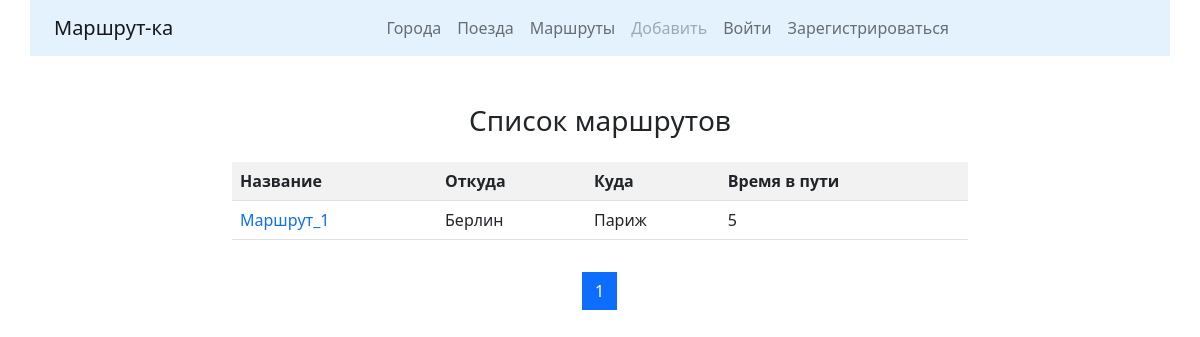
Before: /list_routes/ with the older database file.
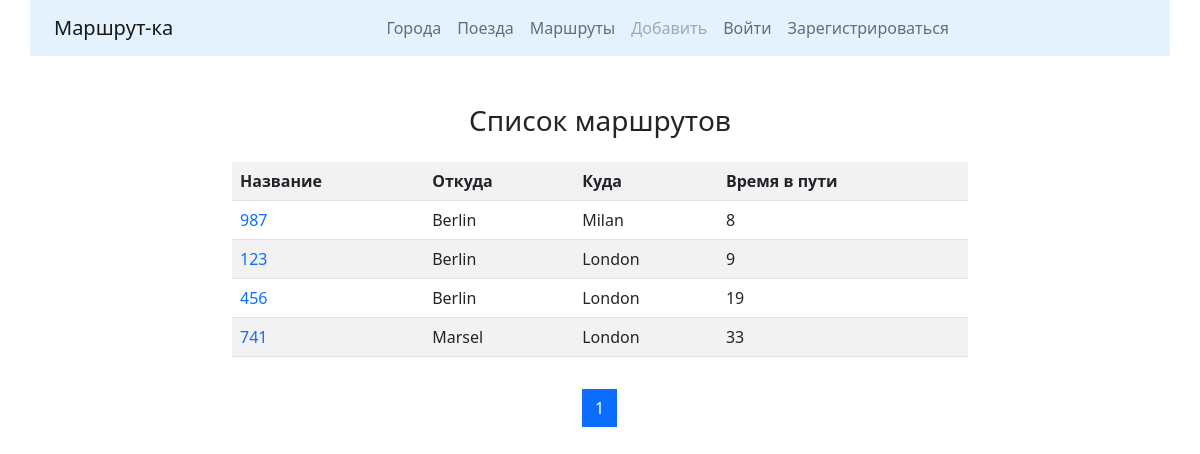
After: the same page with the newer database file.
### routes/models.py (models this page shows, shortened)
class Route(models.Model):
    name = models.CharField(max_length=50, unique=True, verbose_name="Название маршрута")
    travel_time_common = models.PositiveSmallIntegerField(verbose_name="Общее время в пути")
    departure_city = models.ForeignKey(
        City, on_delete=models.CASCADE,
        related_name="route_departure_city_set",
        verbose_name="Город отправления"
    )
    destination_city = models.ForeignKey(
        "cities.City", on_delete=models.CASCADE,
        related_name="route_destination_city_set",
        verbose_name="Город назначения"
    )
    trains = models.ManyToManyField(Train, verbose_name="Список поездов")
    class Meta:
        verbose_name = "Маршрут"
        verbose_name_plural = "Маршруты"
        ordering = ["travel_time_common"]

### cities/models.py (models this page shows, shortened)
class City(models.Model):
    name = models.CharField(max_length=128, unique=True, verbose_name="Город",)
    def __str__(self):
        return self.name
    class Meta:
        verbose_name = "Город"
        verbose_name_plural = "Города"
        ordering = ["name"]  # Сортировка объектов таблицы по имени

### routes/views.py (the view)
# urls.py: path('list_routes/', RoutesViewList.as_view(), name='list_routes'),
class RoutesViewList(ListView):
    paginate_by = 10
    model = Route
    template_name = "routes/list_routes.html"

### routes/templates/routes/list_routes.html (shortened to what this page needs)
{% extends 'main/base.html' %}
{% block content %}
    <h3 align="center">Список маршрутов</h3>
    <div class="row">
        <div class="col-md-8 mx-auto my-3">
            <table class="table table-striped">
                <tr>
                    <th>Название</th>
                    <th>Откуда</th>
                    <th>Куда</th>
                    <th>Время в пути</th>
                </tr>
                {% for object in page_obj %}
                    <tr>
                        <td><a href="{% url 'detail_route' pk=object.id %}" style="text-decoration:none">{{object.name}}</a></td>
                        <td>{{object.departure_city}}</td>
                        <td>{{object.destination_city}}</td>
                        <td>{{object.travel_time_common}}</td>
                    </tr>
                {% endfor %}
            </table>
        </div>
    </div>
    {% include 'main/pagination.html' %}
{% endblock %}

### main/templates/main/base.html (shortened to what this page needs)
{% url 'cities:cities' as cities_url %}
{% url 'cities:create' as cities_create_url %}
{% url 'trains:trains' as trains_url %}
{% url 'trains:create' as trains_create_url %}
<html lang="en">
<head>
    <link href="https://cdn.jsdelivr.net/npm/bootstrap@5.0.1/dist/css/bootstrap.min.css" rel="stylesheet"
>
    <link href="https://cdn.jsdelivr.net/npm/select2@4.1.0-rc.0/dist/css/select2.min.css" rel="stylesheet" />
</head>
<body>
    {% include 'main/nav.html' %}
    {% include 'main/message.html' %}
    <div class="container">
        {% block content %}{% endblock %}
    </div>
</body>
</html>

### main/templates/main/nav.html (shortened to what this page needs)
<nav class="navbar navbar-expand-lg navbar-light container" style="background-color: #e3f2fd;">
    <div class="container-fluid">
        <a class="navbar-brand" href="{% url 'home' %}">Маршрут-ка</a>
        <div class="collapse navbar-collapse" id="navbarNavDropdown">
            <ul class="navbar-nav mx-auto">
                <li class="nav-item">
                    <a class="nav-link {% if request.path == cities_url %}active{% endif %}"
                       aria-current="page" href="{% url 'cities:cities' %}">Города</a>
                </li>
                <li class="nav-item">
                    <a class="nav-link {% if request.path == trains_url %}active{% endif %}"
                       aria-current="page" href="{% url 'trains:trains' %}">Поезда</a>
                </li>
                <li class="nav-item">
                    <a class="nav-link" href="{% url 'list_routes' %}">Маршруты</a>
                </li>
                {% if user.is_authenticated %}
                    <li class="nav-item dropdown">
                        <a class="nav-link dropdown-toggle
                                      {% if request.path == cities_create_url or request.path == trains_create_url %}
                                        active
                                      {% endif %}
                                     " href="#" id="navbarDropdownMenuLink" role="button" data-bs-toggle="dropdown"
                           aria-expanded="false">
                          Добавить
                        </a>
                        <ul class="dropdown-menu" aria-labelledby="navbarDropdownMenuLink">
                          <li><a class="dropdown-item" href="{% url 'cities:create' %}">Новый город</a></li>
                          <li><a class="dropdown-item" href="{% url 'trains:create' %}">Новый поезд</a></li>
                          <li><a class="dropdown-item" href="{% url 'home' %}">Новый маршрут</a></li>
                        </ul>
                    </li>
                {% else %}
                    <li class="nav-item">
                        <a class="nav-link disabled" href="#">Добавить</a></li>
                {% endif %}
                {% if user.is_authenticated %}
                    <li class="nav-item">
                        <a class="nav-link disabled" style="color: black;" href="#">Вы вошли как: {{ user.username }}</a>
                    </li>
                    <li class="nav-item">
                        <a class="nav-link" href="{% url 'accounts:logout' %}">Выйти</a>
                    </li>
                {% else %}
                    <li class="nav-item">
                        <a class="nav-link" href="{% url 'accounts:login' %}">Войти</a>
                    </li>
                    <li class="nav-item">
                        <a class="nav-link" href="{% url 'accounts:registration' %}">Зарегистрироваться</a>
                    </li>
                {% endif %}
            </ul>
        </div>
    </div>
</nav>

### main/templates/main/message.html (shortened to what this page needs)
<div class="container">
    <div class="row">
    </div>
</div>

### main/templates/main/pagination.html (shortened to what this page needs)
<nav aria-label="Page navigation example">
    <ul class="pagination justify-content-center">
            {% for page in page_obj.paginator.page_range %}
                <li class="page-item {% if page == page_obj.number %}active{% endif %}">
                    <a class="page-link" href="?page={{page}}">{{page}}</a>
                </li>
            {% endfor %}
    </ul>
</nav>

Changed rows visible on the page:
removed Route: name "Маршрут_1", departure_city "Берлин", destination_city "Париж", travel_time_common "5"
added Route: name "987", departure_city "Berlin", destination_city "Milan", travel_time_common "8"
added Route: name "123", departure_city "Berlin", destination_city "London", travel_time_common "9"
added Route: name "456", departure_city "Berlin", destination_city "London", travel_time_common "19"
added Route: name "741", departure_city "Marsel", destination_city "London", travel_time_common "33"
